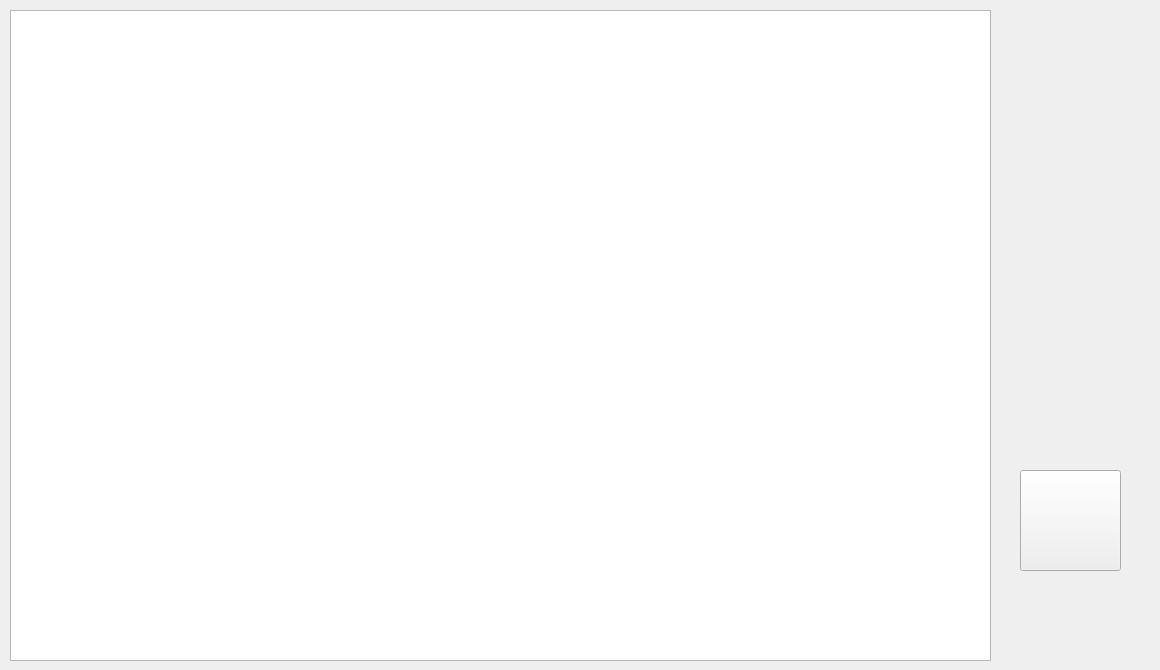
        <widget class="QWidget" name="tab_4">
         <attribute name="title">
          <string>Ερωτηματολόγιο</string>
         </attribute>
         <widget class="QTableView" name="table_view">
          <property name="geometry">
           <rect>
            <x>10</x>
            <y>10</y>
            <width>981</width>
            <height>651</height>
           </rect>
          </property>
         </widget>
         <widget class="QPushButton" name="pushButton">
          <property name="geometry">
           <rect>
            <x>1020</x>
            <y>470</y>
            <width>101</width>
            <height>101</height>
           </rect>
          </property>
          <property name="cursor">
           <cursorShape>ArrowCursor</cursorShape>
          </property>
          <property name="mouseTracking">
           <bool>true</bool>
          </property>
          <property name="styleSheet">
           <string notr="true">border-image: url(C:/Users/Public/Documents/Python/Picture2.png);</string>
          </property>
          <property name="text">
           <string/>
          </property>
         </widget>
         <widget class="QLabel" name="label">
          <property name="geometry">
           <rect>
            <x>1010</x>
            <y>635</y>
            <width>141</width>
            <height>21</height>
           </rect>
          </property>
          <property name="text">
           <string/>
          </property>
         </widget>
         <widget class="QLabel" name="label_55">
          <property name="geometry">
           <rect>
            <x>1020</x>
            <y>80</y>
            <width>111</width>
            <height>121</height>
           </rect>
          </property>
          <property name="styleSheet">
           <string notr="true">image: url(C:/Users/Public/Documents/Python/earth2.png);</string>
          </property>
          <property name="text">
           <string/>
          </property>
         </widget>
         <widget class="QLabel" name="label_58">
          <property name="geometry">
           <rect>
            <x>1000</x>
            <y>560</y>
            <width>151</width>
            <height>81</height>
           </rect>
          </property>
          <property name="styleSheet">
           <string notr="true">image: url(C:/Users/Public/Documents/Python/look5.png);</string>
          </property>
          <property name="text">
           <string/>
          </property>
         </widget>
        </widget>
